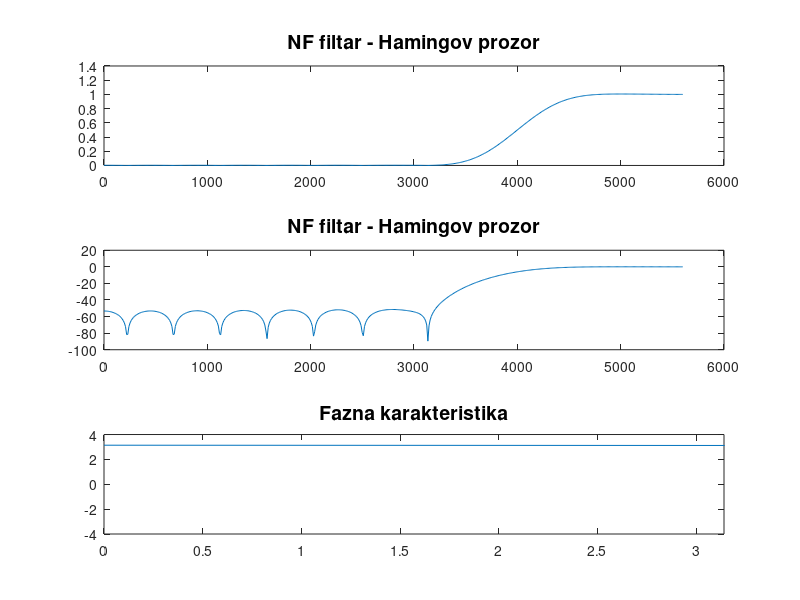
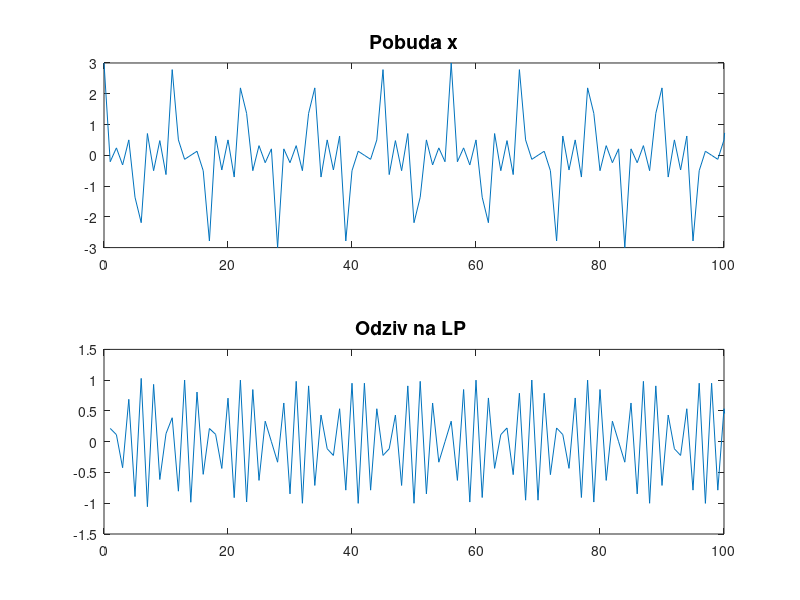

The MATLAB script that drew these images, in order:
N=24;
fs = 11200;
fn = 4000; 
hamingov = hamming(N+1);

b = fir1 (N, fn/(fs/2),'high', hamingov);

%racunanje spektra u 1024 tacke koriscenjem FFT
N_fft = 1024;
B = fft (b, N_fft);
%odredjivanje amplitudskih karakteristika
Ba = abs(B(1:N_fft/2));
F = angle(B(1:N_fft/2));
%crtanje amplitudskih karakteristika na linearnoj skali
n = 0:N_fft/2-1;
f = n*(fs/2)/(N_fft/2-1);

figure
subplot (3, 1, 1), plot (f, Ba), title ('NF filtar - Hamingov prozor', 'FontSize', 14);
subplot (3, 1, 2), plot (f, 20*log10(Ba)), title ('NF filtar - Hamingov prozor', 'FontSize', 14);
subplot(3, 1, 3),plot (f, F),title('Fazna karakteristika', 'FontSize', 14);
xlim([0 pi])

%PREKO FURIJEA

n = 0:1023;
x = cos(2*pi*1000/fs*n) + cos(2*pi*3000/fs*n)+ cos(2*pi*5000/fs*n);

figure
subplot(2, 1, 1), plot(n, x), title ('Pobuda x', 'FontSize', 14);
xlim([0 100]);

X = fft(x, N_fft)

y = ifft(X.*B);

subplot(2, 1, 2), plot(1:numel(y), y), title ('Odziv na LP ', 'FontSize', 14), xlim([0 100]);